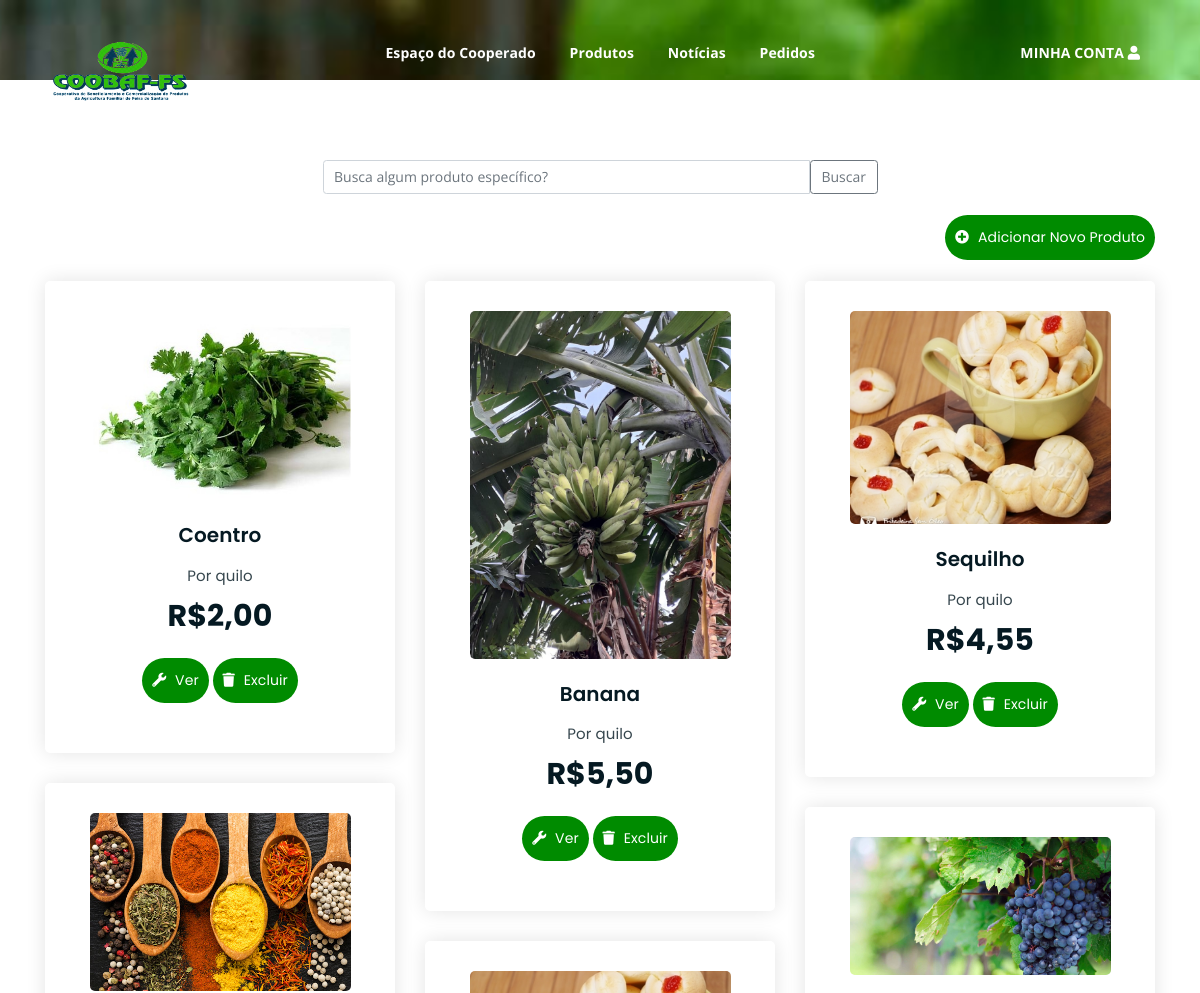
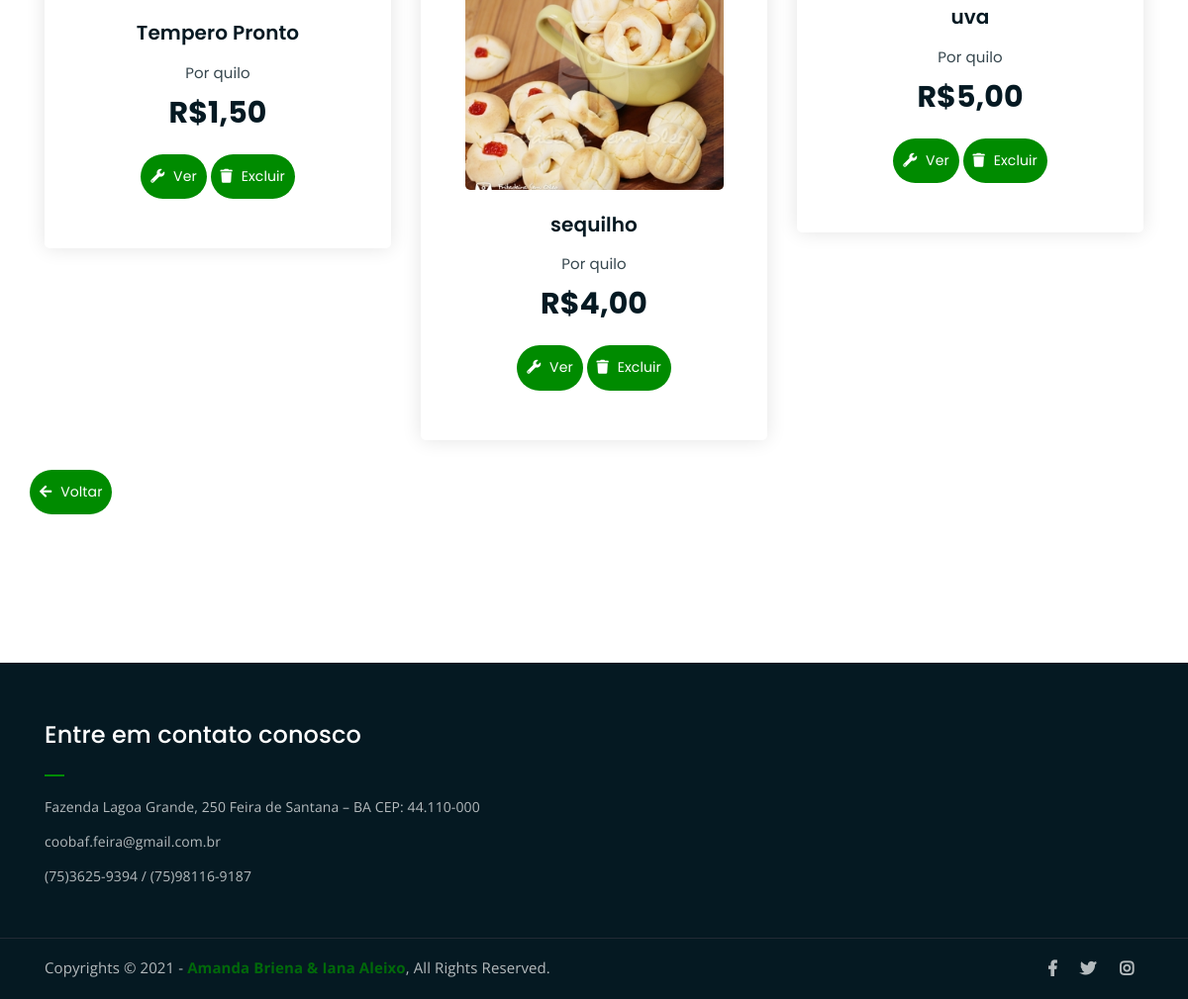
/ger_produtos.php (signed in), run on the app's committed database (2 pictures, top to bottom).
### tables this page shows
CREATE TABLE IF NOT EXISTS produto (
	id_produto smallint(10) not null primary key AUTO_INCREMENT,
	nome varchar(15) not null,
  imagem varchar(100) not null,
	descricao varchar(20),
	preco float(15),
	status tinyint(1) NOT NULL,
  id_categoria smallint(10) not null,
  visibilidade tinyint(1)
);

### ger_produtos.php (the view, shortened to what this page needs)
<!DOCTYPE html>
<html lang="en">
<head>
	<?php require_once("src/components/head.php");?>
	<?php require_once("conexao_db/logado_coop.php");?>
</head>
<body>
	<?php require_once("src/components/menu_coop.php");?>
    <div class="breadcrumb-section2 breadcrumb-bg">
    </div>
	<div class="product-section mt-80 mb-150">
		<div class="container">
		<div class="central input-group">
					<input name= "pesquisa_produto" id= "pesquisa_produto" type="text" class="form-control" placeholder="Busca algum produto específico?" >
					<button class="btn btn-outline-secondary" type="submit" id="button-addon2">Buscar</button>
				</div>
			<div class = "text-right mt-4 mb-4">
				<a href="cadastro_produto.php" class="cart-btn"><i class="fa fa-plus-circle"></i> Adicionar Novo Produto</a>
			</div>
			<div class="resultado_produto row product-lists">
					<?php
						$resultadogeral = mysqli_query($connect,"SELECT * FROM produto where visibilidade = 1") or die("erro ao selecionar");
						while($row = mysqli_fetch_assoc($resultadogeral)){
							echo "<div class='col-lg-4 col-md-6 text-center'>
									<div class='single-product-item'>
									<div class='product-image'>
										<a href='produto.php?produto=".$row['id_produto']."'><img src='assets/img-upload/".$row['imagem']."' ></a>
									</div>
									<h3>".$row['nome']."</h3>";
									if($row['status'] == 1){
										echo "<p class='product-price'><span>Por quilo</span> R$".number_format($row['preco'],2,",","")." </p>";
									}else{
										echo "<p class='product-price'><span style='background-color: red; color: white;'>PRODUTO INATIVO</span> R$".$row['preco']."  </p>";
									}
									echo "<div class='text-center'>
											<a href='atualizar_produto.php?produto=".$row['id_produto']."' class='cart-btn'><i class='fas fa-wrench'></i> Ver</a>
											<a data-toggle='modal' data-target='#exampleModal".$row['id_produto']."' class='cart-btn''><i class='fas fa-trash'></i> Excluir</a>
												<form id = 'deletar_produto' name = 'deletar_produto' action='conexao_db/deletarProduto.php' method='POST'>
												<div class='modal fade' id='exampleModal".$row['id_produto']."' tabindex='-1' role='dialog' aria-labelledby='exampleModalLabel' aria-hidden='true'>
												<div class='modal-dialog' role='document'>
													<div class='modal-content'>
													<div class='modal-header'>
														<h5 class='modal-title' id='exampleModalLabel'>Modal title</h5>
														<button type='button' class='close' data-dismiss='modal' aria-label='Close'>
														<span aria-hidden='true'>&times;</span>
														</button>
													</div>
													<div class='modal-body'>
														Deseja mesmo exluir o produto ".$row['nome']."?
													</div>
													<input type='hidden' name='id_produto' value = '".$row['id_produto']."' >
													<div class='modal-footer'>
														<button type='submit' name = 'upload' value = 'Cadastrar' class='btn btn-secondary' data-dismiss='modal'>Cancelar</button>
														<button type='submit' name = 'upload' value = 'Cancelar' class='btn btn-outline-danger'>Excluir</button>
													</div>
													</div>
												</div>
												</div>
												</form>
									</div>
									</div>
								</div>";
						}
					?>
			</div>
			<div class = " row text-left mb-80">
				<a href="cooperado.php" class="cart-btn"><i class="fa fa-arrow-left"></i> Voltar</a>
			</div>
		</div>
	</div>
	<?php require_once("src/components/footer.php");?>
</body>
</html>

### src/components/head.php (shortened to what this page needs)
<link rel="stylesheet" href="assets/css/all.min.css">
<link rel="stylesheet" href="assets/bootstrap/css/bootstrap.min.css">
<link rel="stylesheet" href="assets/css/owl.carousel.css">
<link rel="stylesheet" href="assets/css/magnific-popup.css">
<link rel="stylesheet" href="assets/css/animate.css">
<link rel="stylesheet" href="assets/css/meanmenu.min.css">
<link rel="stylesheet" href="assets/css/main.css">
<link rel="stylesheet" href="assets/css/responsive.css">

### src/components/menu_coop.php (shortened to what this page needs)
<div class="top-header-area" id="sticker">
		<div class="container">
			<div class="row">
				<div class="col-lg-12 col-sm-12 text-center">
					<div class="main-menu-wrap">
						<div class="site-logo">
							<a href="../../index.php">
								<img src="assets\img\logo.png" alt="">
							</a>
						</div>
						<nav class="main-menu">
							<ul>
								<li><a href="cooperado.php">Espaço do Cooperado</a></li>
                                <li><a href="ger_produtos.php">Produtos</a>
								</li>
                                <li><a href="ger_noticias.php">Notícias</a>
								</li>
                                <li><a href="ger_pedidos.php">Pedidos</a></li>
								<li><a class='shopping-cart' href='#'>MINHA CONTA <i class="fa fa-user"></i></a>
								</li>
							</ul>
						</nav>
					</div>
				</div>
			</div>
		</div>
</div>

### src/components/footer.php
<div class="footer-area">
		<div class="container">
			<div class="row">
				<div class="col-lg-6 col-md-6">
					<div class="footer-box get-in-touch">
						<h2 class="widget-title">Entre em contato conosco</h2>
						<ul>
							<li>Fazenda Lagoa Grande, 250
								Feira de Santana – BA CEP: 44.110-000</li>
							<li>coobaf.feira@gmail.com.br</li>
							<li>(75)3625-9394 / (75)98116-9187</li>
						</ul>
					</div>
				</div>
			</div>
		</div>
	</div>
	<div class="copyright">
		<div class="container">
			<div class="row">
				<div class="col-lg-6 col-md-12">
					<p>Copyrights &copy; 2021 - <a href="https://imransdesign.com/">Amanda Briena & Iana Aleixo</a>,  All Rights Reserved.</p>
				</div>
				<div class="col-lg-6 text-right col-md-12">
					<div class="social-icons">
						<ul>
							<li><a href="#" target="_blank"><i class="fab fa-facebook-f"></i></a></li>
							<li><a href="#" target="_blank"><i class="fab fa-twitter"></i></a></li>
							<li><a href="#" target="_blank"><i class="fab fa-instagram"></i></a></li>
						</ul>
					</div>
				</div>
			</div>
		</div>
	</div>

### assets/css/main.css (style rules this page uses)
html { font-size: 14px; font-weight: 400; line-height: 28px; height: 100%; }
body { font-family: "Open Sans", sans-serif; font-weight: 400; font-size: 1rem; letter-spacing: 0.1px; line-height: 1.8; color: #051922; overflow-x: hidden; }
body img { max-width: 100%; }
a { cursor: pointer; text-decoration: none; -webkit-transition: all 0.2s ease-in-out; -o-transition: all 0.2s ease-in-out; transition: all 0.2s ease-in-out; }
h1, .h1, h2, .h2, h3, .h3, h4, .h4, h5, .h5, h6, .h6 { font-family: "Poppins", sans-serif; font-weight: 700; margin: 0 0 1.25rem 0; color: #051922; }
h2, .h2 { font-size: 3rem; font-weight: 700; line-height: 3.25rem; }
h3, .h3 { font-size: 2rem; font-weight: 700; line-height: 2.25rem; }
p { font-family: "Open Sans", sans-serif; font-weight: 400; font-size: 1rem; letter-spacing: 0.1px; line-height: 1.8; color: #051922; margin: 0 0 1.25rem 0; }
p:last-child { margin: 0; }
.mt-80 { margin-top: 80px; }
.mb-80 { margin-bottom: 80px; }
.mb-150 { margin-bottom: 150px; }
a.boxed-btn, a.bordered-btn, a.cart-btn, .bt-pedidos, button.cart-btn { border-radius: 50px; }
.breadcrumb-bg { background-image: url(../img/breadcrumb-bg.jpg); }
.breadcrumb-section2 { padding: 40px 0; background-size: cover; background-position: center center; position: relative; z-index: 1; background-attachment: fixed; }
.top-header-area { position: absolute; z-index: 999; width: 100%; padding: 25px 0; }
nav.main-menu ul { margin: 0; padding: 0; list-style: none; }
nav.main-menu ul li { display: inline-block; }
nav.main-menu ul li a { color: #fff; font-weight: 700; display: block; padding: 15px; }
nav.main-menu ul > li { position: relative; }
nav.main-menu ul li:last-child a { display: inline-block; }
nav.main-menu > ul li:last-child { float: right; }
.site-logo { float: left; max-width: 150px; }
.main-menu-wrap { position: relative; }
.site-logo { padding: 6px 0; }
nav.main-menu li a { -webkit-transition: 0.3s; -o-transition: 0.3s; transition: 0.3s; }
.top-header-area { -webkit-transition: 0.3s; -o-transition: 0.3s; transition: 0.3s; }
.footer-area { background-color: #051922; color: #fff; padding: 50px 0; }
h2.widget-title { font-size: 24px; font-weight: 500; position: relative; padding-bottom: 20px; color: #fff; }
h2.widget-title:after { position: absolute; left: 0; bottom: 0; width: 20px; height: 2px; background-color: #008B00; content: ""; }
.footer-box ul { margin: 0; padding: 0; list-style: none; }
.footer-box ul li { opacity: 0.7; margin-bottom: 10px; line-height: 1.8; }
.footer-box ul li:last-child { margin-bottom: 0; }
.copyright { background-color: #051922; border-top: 1px solid #232a35; }
.copyright p { margin: 0; color: #fff; opacity: 0.7; padding: 16px 0; font-size: 15px; }
.copyright a { color: #008B00; font-weight: 700; }
.social-icons ul { margin: 0; padding: 0; list-style: none; }
.social-icons ul li { display: inline-block; }
.social-icons ul li a { font-size: 16px; color: #fff; opacity: 0.7; padding: 16px 10px; display: block; }
.social-icons ul li a { -webkit-transition: 0.3s; -o-transition: 0.3s; transition: 0.3s; }
.product-image img { -webkit-transition: 0.3s; -o-transition: 0.3s; transition: 0.3s; }
a.cart-btn, button.cart-btn { -webkit-transition: 0.3s; -o-transition: 0.3s; transition: 0.3s; }
.single-product-item { -webkit-transition: 0.3s; -o-transition: 0.3s; transition: 0.3s; }
html, body { height: 100%; }
.single-product-item { margin-bottom: 30px; }
.product-image { padding: 30px; padding-bottom: 0; }
.product-image img { width: 90%; border-radius: 5px; margin-bottom: 20px; }
.single-product-item h3 { font-size: 20px; font-weight: 600; margin-bottom: 10px; }
p.product-price { font-family: 'Poppins', sans-serif; font-size: 30px; font-weight: 700; margin-bottom: 15px; }
p.product-price span { display: block; opacity: 0.8; font-size: 15px; font-weight: 400; }
a.cart-btn, button.cart-btn { font-family: 'Poppins', sans-serif; display: inline-block; background-color: #008B00; color: #fff; padding: 10px 10px; }
a.cart-btn i, button.cart-btn i { margin-right: 5px; }
.single-product-item { -webkit-box-shadow: 0 0 20px #e4e4e4; box-shadow: 0 0 20px #e4e4e4; padding-bottom: 50px; border-radius: 5px; }
.central { width: 50%; margin: 0 auto; display: flex; align-items: center; }

### data on the page
produto: imagem (picture), nome "Coentro", preco "2,00"
produto: imagem (picture), nome "Banana", preco "5,50"
produto: imagem (picture), nome "Sequilho", preco "4,55"
produto: imagem (picture), nome "Tempero Pronto", preco "1,50"
produto: imagem (picture), nome "uva", preco "5,00"
produto: imagem (picture), nome "sequilho", preco "4,00"
